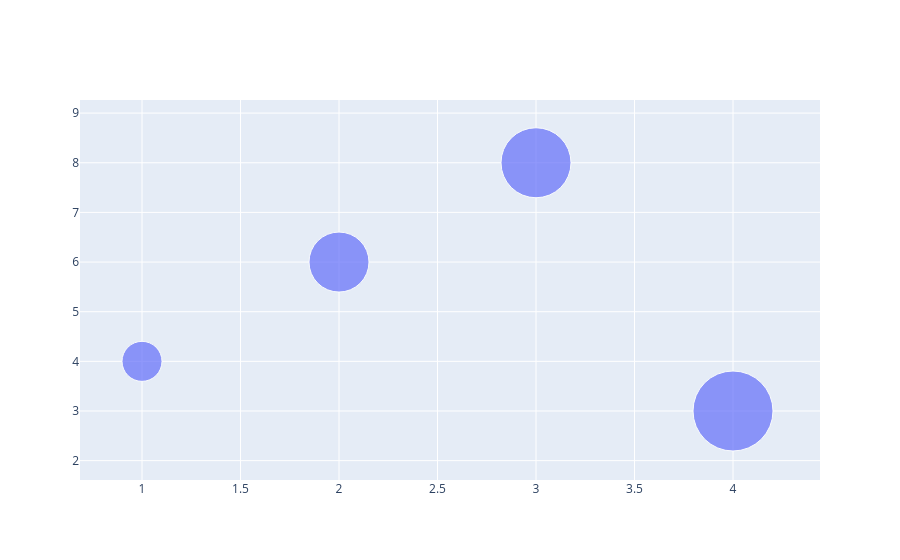

The code cell stored with this chart in its notebook:
### Code cell
fig = go.Figure(go.Scatter(x=x, y=y, mode = "markers", marker_size = [40,60,70,80]))
fig.show()

### Figure 1 — Plotly figure (JSON) as saved in the notebook; plotly's stock layout.template omitted (floating-point values rounded to 4 significant figures)
{"data": [{"marker": {"size": [40, 60, 70, 80]}, "mode": "markers", "type": "scatter", "x": [1, 2, 3, 4], "y": [4, 6, 8, 3]}], "layout": {}}
